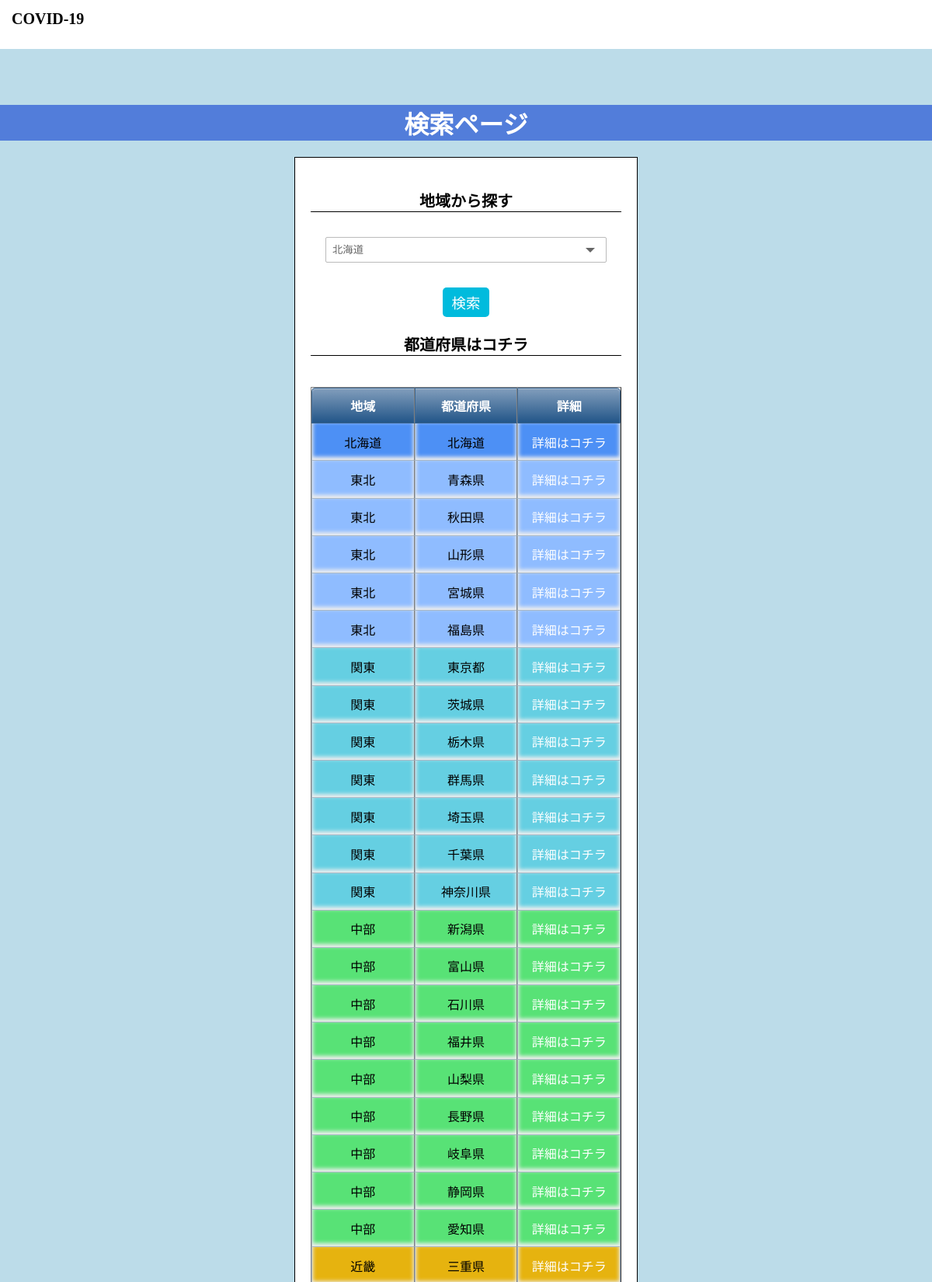
Page /php/search.php (upper part) on the committed database.
### tables this page shows
CREATE TABLE `info` (
  `id` int(11) NOT NULL AUTO_INCREMENT,
  `block` char(4) DEFAULT NULL,
  `pref` char(4) DEFAULT NULL,
  `date` date DEFAULT NULL,
  `infection` int(11) DEFAULT NULL,
  `memo` char(100) DEFAULT NULL,
  PRIMARY KEY (`id`)
);

### php/search.php (the view, shortened to what this page needs)
<?php
    $sql = "select * from info";
    $db = mysqli_connect("localhost", "root", "", "corona");
    $result = mysqli_query($db,$sql);
?>
<!DOCTYPE html>
<html lang="ja">
    <head>
        <link rel="stylesheet" href="../css/style.css" type="text/css">
    </head>
    <body>
        <header>
            <h1>COVID‑19</h1>
        </header>
            <div class=main>
                <div class="main-title">
                    <h1>検索ページ</h1>
                </div>
                <div class="container">
                    <p class="name">地域から探す</p>
                    <form action="block.php" method="post">
                        <div class="pref1 pref2">
                            <select name="block">
                                <option value="北海道">北海道</option>
                            </select>
                        </div>
                        <p class="retrieval"><input type="submit" value="検索" class="button"></p>
                    </form>
                    <p class="name">都道府県はコチラ</p>
                    <table border="1" align="center" class="pref-t block-c">
                        <tr>
                            <th>地域</th><th>都道府県</th><th>詳細</th>
                        </tr>
                        <?php
                            while($data = mysqli_fetch_assoc($result)){
                                echo '<tr>';
                                    echo '<td>'.$data["block"].'</td>';
                                    echo '<td>'.$data["pref"].'</td>';
                                    echo '<td><a href="detail.php?id='.$data["id"].'&email='.$email.'&password='.$password.'">詳細はコチラ</a></td>';
                                echo '</tr>';
                            }
                        ?>
                    </table>
                </div>
            </div>
    </body>
</html>

### css/style.css (style rules this page uses)
body { margin:0px; padding:0px; width:100%; height:100%; font-family: serif; }
a { text-decoration: none; }
.main { background-color:rgb(188, 220, 233); padding:50px 0; }
header { width:100%; height:50px; background-color:white; }
header h1 { font-size: 20px; padding-left:15px; }
.button { font-size:1.15rem; background:#0bd; color:white; border-radius:5px; padding:6px 12px; border:#0bd }
.main-title { text-align: center; color:white; background-color:rgb(82, 125, 218) }
.container { width:400px; margin :0px auto; padding:20px; border:1px solid black; background-color:white; }
.container p { font-size:20px; }
.name { text-align: center; font-weight: bold; border-bottom: solid 1px black; }
.pref1 { overflow: hidden; width: 90%; margin: 2em auto; text-align: center; }
.pref1 select { width: 100%; padding-right: 1em; cursor: pointer; text-indent: 0.01px; text-overflow: ellipsis; border: none; outline: none; background: transparent; background-image: none; box-shadow: none; -webkit-appearance: none; appearance: none; }
.pref1.pref2 { position: relative; border: 1px solid #bbbbbb; border-radius: 2px; background: #ffffff; }
.pref1.pref2::before { position: absolute; top: 0.8em; right: 0.9em; width: 0; height: 0; padding: 0; content: ''; border-left: 6px solid transparent; border-right: 6px solid transparent; border-top: 6px solid #666666; pointer-events: none; }
.pref1.pref2 select { padding: 8px 38px 8px 8px; color: #666666; }
.retrieval { text-align:center; }
.pref-t { width: 100%; border-collapse:separate; border-spacing: 0; margin-top:40px; }
.pref-t th:first-child { border-radius: 5px 0 0 0; }
.pref-t th:last-child { border-radius: 0 5px 0 0; border-right: 1px solid #3c6690; }
.pref-t th { text-align: center; color:white; background: linear-gradient(#829ebc,#225588); border-left: 1px solid #3c6690; border-top: 1px solid #3c6690; border-bottom: 1px solid #3c6690; box-shadow: 0px 1px 1px rgba(255,255,255,0.3) inset; width: 25%; padding: 10px 0; }
.pref-t td { text-align: center; border-left: 1px solid #a8b7c5; border-bottom: 1px solid #a8b7c5; border-top:none; box-shadow: 0px -3px 5px 1px #eee inset; width: 25%; padding: 10px 0; }
.pref-t td:last-child { border-right: 1px solid #a8b7c5; }
.block-c a { position: relative; padding: 0.1em 0.3em; display: inline-block; transition: .3s; color: white; }
.block-c a::before, .block-c a::after { position: absolute; content: ''; width: 0; height: 1px; background-color: white; transition: .3s; }
.block-c a::before { top: 0; left: 0; }
.block-c a::after { bottom: 0; right: 0; }
.block-c td { color:black; }
.block-c tr:nth-of-type(2) { background-color:rgb(77, 144, 245); }
.block-c tr:nth-of-type(3) { background-color: rgb(143, 188, 255); }
.block-c tr:nth-of-type(4) { background-color: rgb(143, 188, 255); }
.block-c tr:nth-of-type(5) { background-color: rgb(143, 188, 255); }
.block-c tr:nth-of-type(6) { background-color: rgb(143, 188, 255); }
.block-c tr:nth-of-type(7) { background-color: rgb(143, 188, 255); }
.block-c tr:nth-of-type(8) { background-color:#65cfe2; }
.block-c tr:nth-of-type(9) { background-color:#65cfe2; }
.block-c tr:nth-of-type(10) { background-color:#65cfe2; }
.block-c tr:nth-of-type(11) { background-color:#65cfe2; }
.block-c tr:nth-of-type(12) { background-color:#65cfe2; }
.block-c tr:nth-of-type(13) { background-color:#65cfe2; }
.block-c tr:nth-of-type(14) { background-color:#65cfe2; }
.block-c tr:nth-of-type(15) { background-color:#58e276; }
.block-c tr:nth-of-type(16) { background-color:#58e276; }
.block-c tr:nth-of-type(17) { background-color:#58e276; }
.block-c tr:nth-of-type(18) { background-color:#58e276; }
.block-c tr:nth-of-type(19) { background-color:#58e276; }
.block-c tr:nth-of-type(20) { background-color:#58e276; }
.block-c tr:nth-of-type(21) { background-color:#58e276; }
.block-c tr:nth-of-type(22) { background-color:#58e276; }
.block-c tr:nth-of-type(23) { background-color:#58e276; }
.block-c tr:nth-of-type(24) { background-color:#e6b30f; }

### rows in the picture
info: block "北海道", pref "北海道"
info: block "東北", pref "青森県"
info: block "東北", pref "秋田県"
info: block "東北", pref "山形県"
info: block "東北", pref "宮城県"
info: block "東北", pref "福島県"
info: block "関東", pref "東京都"
info: block "関東", pref "茨城県"
info: block "関東", pref "栃木県"
info: block "関東", pref "群馬県"
info: block "関東", pref "埼玉県"
info: block "関東", pref "千葉県"
info: block "関東", pref "神奈川県"
info: block "中部", pref "新潟県"
info: block "中部", pref "富山県"
info: block "中部", pref "石川県"
info: block "中部", pref "福井県"
info: block "中部", pref "山梨県"
info: block "中部", pref "長野県"
info: block "中部", pref "岐阜県"
info: block "中部", pref "静岡県"
info: block "中部", pref "愛知県"
info: block "近畿", pref "三重県"
